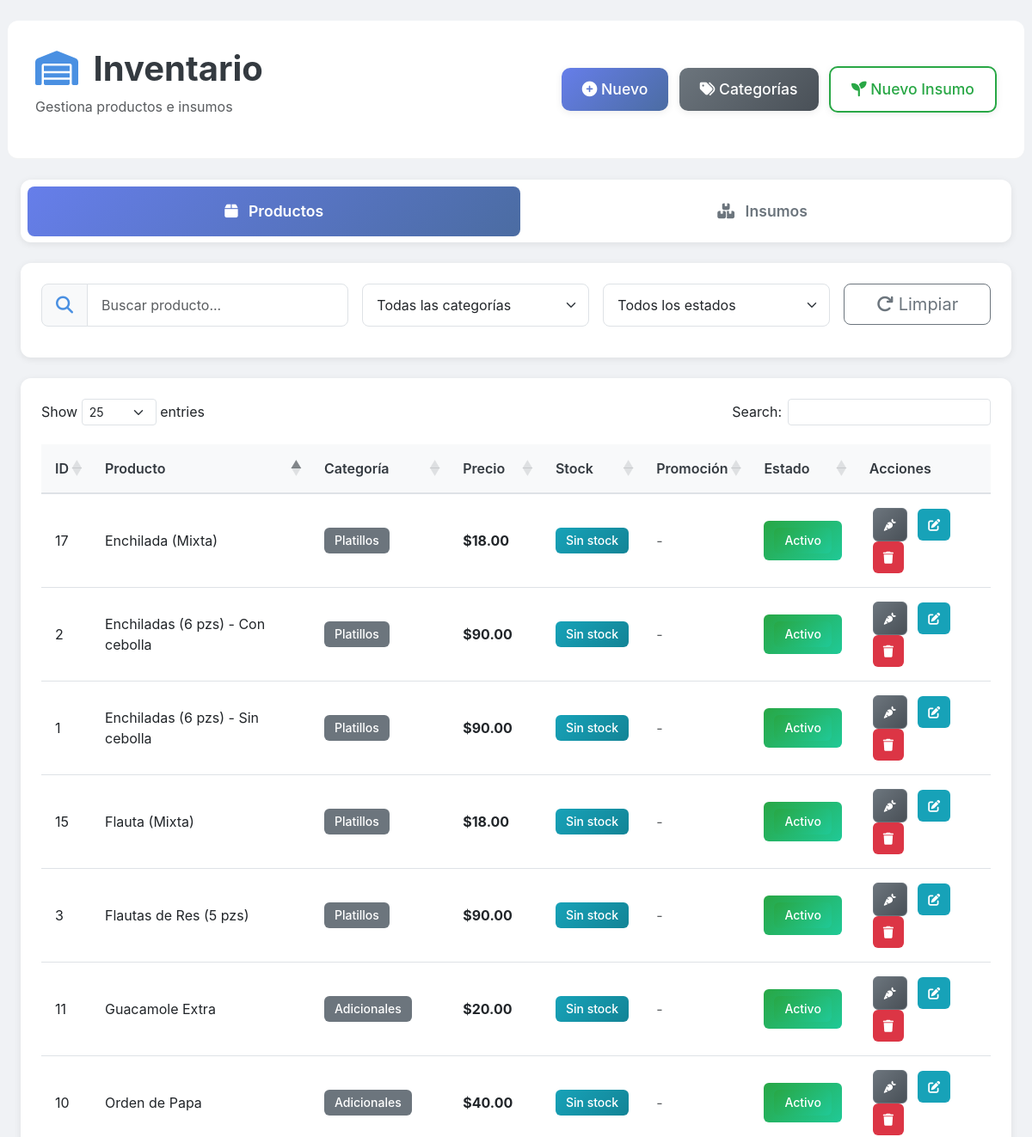
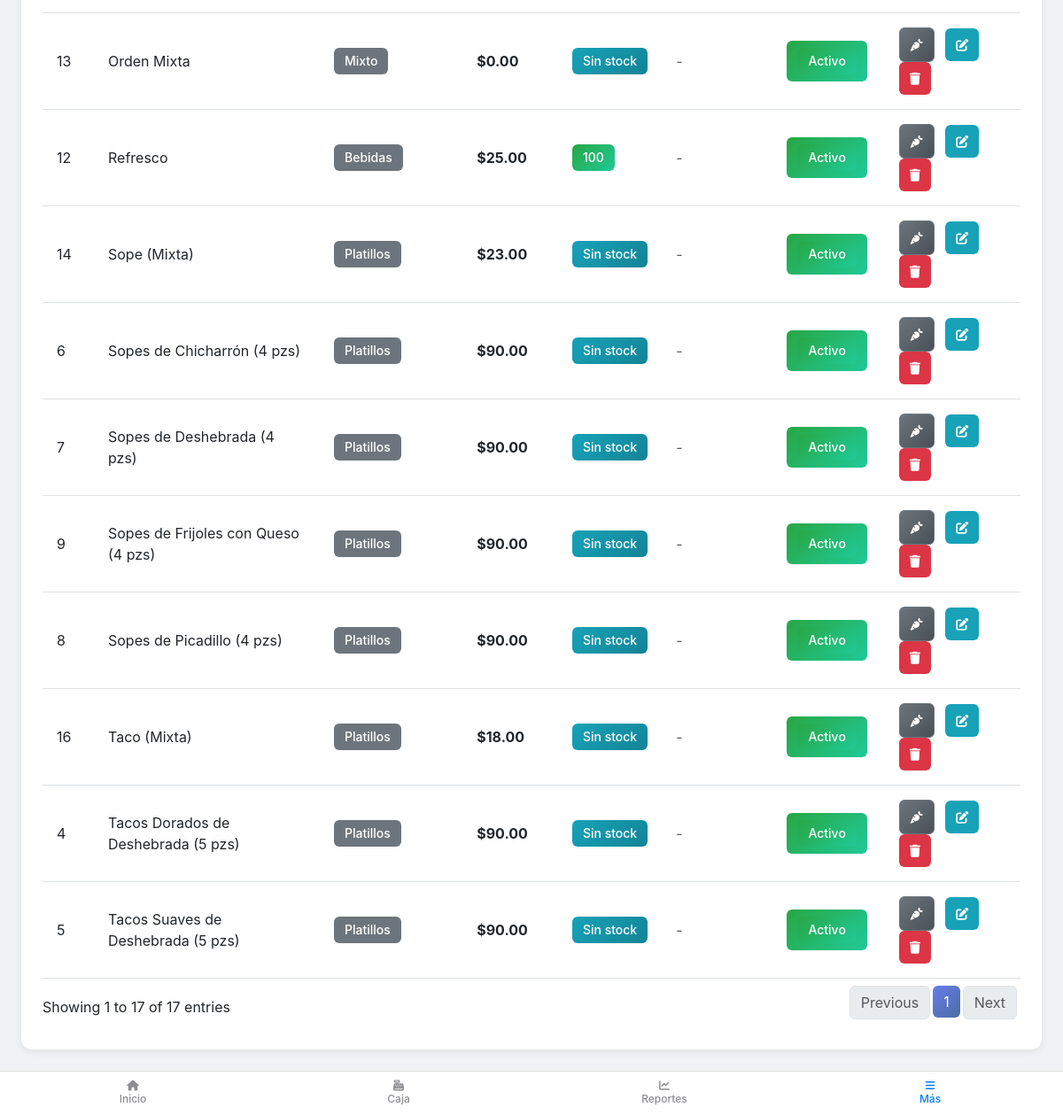
The page /proyectooriginal/AntojitosSantaLucia/pages/productos.php (signed in) on the database its author committed (2 pictures, top to bottom).
### tables this page shows
CREATE TABLE `rv_productos` (
  `ID` int NOT NULL AUTO_INCREMENT,
  `pr_PLU` varchar(20) DEFAULT NULL,
  `pr_nombre` varchar(255) NOT NULL,
  `pr_descripcion` text,
  `pr_imagen` varchar(255) DEFAULT NULL,
  `pr_precioventa` decimal(10,2) NOT NULL,
  `pr_preciocompra` decimal(10,2) NOT NULL COMMENT 'Costo total calculado (Base + Componentes)',
  `pr_stock` int DEFAULT NULL COMMENT 'Stock solo para productos simples (es_platillo=0)',
  `categoria_id` int DEFAULT NULL,
  `sucursal_id` int DEFAULT NULL,
  `pr_promocion_porcentaje` decimal(5,2) DEFAULT '0.00',
  `pr_preciooriginal` decimal(10,2) DEFAULT NULL,
  `pr_utilidad` decimal(10,2) GENERATED ALWAYS AS ((`pr_precioventa` - `pr_preciocompra`)) VIRTUAL,
  `pr_estatus` tinyint(1) NOT NULL DEFAULT '1',
  `es_platillo` tinyint(1) DEFAULT '0',
  `pr_totalventas` int DEFAULT '0',
  `pr_favorito` int DEFAULT '0',
  `pr_stock_minimo` int DEFAULT '10' COMMENT 'Alerta de stock bajo para reportes',
  PRIMARY KEY (`ID`),
  KEY `fk_producto_categoria_idx` (`categoria_id`),
  KEY `fk_producto_sucursal_idx` (`sucursal_id`)
);

CREATE TABLE `rv_categorias` (
  `id` int NOT NULL AUTO_INCREMENT,
  `nombre` varchar(100) NOT NULL,
  `descripcion` text,
  `fecha_creacion` timestamp NULL DEFAULT CURRENT_TIMESTAMP,
  PRIMARY KEY (`id`),
  UNIQUE KEY `nombre` (`nombre`)
);

### proyectooriginal/AntojitosSantaLucia/config/conexion.php (called while the page is built, shortened)
<?php
class Conectar
{
  public function set_names()
  {
    return true;
  }
}

### proyectooriginal/AntojitosSantaLucia/models/Productos.php (called while the page is built, shortened)
<?php
class Productos extends Conectar {
    public function get_productos() {
        try {
            $conectar = parent::Conexion();
            $sql = "SELECT
                    p.ID,
                    p.pr_nombre,
                    p.categoria_id,
                    c.nombre AS pr_categoria,
                    p.pr_preciooriginal,
                    p.pr_precioventa,
                    p.pr_preciocompra,
                    p.pr_utilidad,
                    p.pr_stock,
                    p.pr_estatus,
                    p.pr_favorito,
                    p.pr_promocion_porcentaje,
                    p.pr_totalventas
                FROM rv_productos p
                LEFT JOIN rv_categorias c ON p.categoria_id = c.id
                ORDER BY p.ID DESC";
            $stmt = $conectar->prepare($sql);
            $stmt->execute();
            return $stmt->fetchAll(PDO::FETCH_ASSOC);
        } catch (Exception $e) {
            error_log("Error en get_productos: " . $e->getMessage());
            return false;
        }
    }
}
?>

### proyectooriginal/AntojitosSantaLucia/pages/productos_tab_content.php (the view, shortened to what this page needs)
<div class="filter-section card mb-4">
    <div class="card-body">
        <div class="row g-3">
            <div class="col-md-4">
                <div class="input-group input-group-lg">
                    <span class="input-group-text"><i class="fas fa-search"></i></span>
                    <input type="text" id="buscar-producto" class="form-control" placeholder="Buscar producto...">
                </div>
            </div>
            <div class="col-md-3">
                <select id="filtro-categoria" class="form-select form-select-lg">
                    <option value="">Todas las categorías</option>
                </select>
            </div>
            <div class="col-md-3">
                <select id="filtro-estado" class="form-select form-select-lg">
                    <option value="">Todos los estados</option>
                </select>
            </div>
            <div class="col-md-2">
                <button class="btn btn-outline-secondary btn-lg w-100" id="btn-limpiar-filtros">
                    <i class="fas fa-redo"></i> Limpiar
                </button>
            </div>
        </div>
    </div>
</div>
<div class="card">
    <div class="card-body">
        <div class="table-responsive">
            <table id="tabla-productos" class="table table-hover">
                <thead>
                    <tr>
                        <th width="5%">ID</th>
                        <th width="25%">Producto</th>
                        <th width="15%">Categoría</th>
                        <th width="10%">Precio</th>
                        <th width="10%">Stock</th>
                        <th width="10%">Promoción</th>
                        <th width="10%">Estado</th>
                        <th width="15%">Acciones</th>
                    </tr>
                </thead>
                <tbody>
                    <?php foreach($lista_productos as $producto): ?>
                    <tr>
                        <td data-label="ID"><?= $producto['ID'] ?></td>
                        <td data-label="Producto">
                            <?= $producto['pr_nombre'] ?>
                        </td>
                        <td data-label="Categoría">
                            <span class="badge bg-secondary"><?= $producto['pr_categoria'] ?? 'Sin categoría' ?></span>
                        </td>
                        <td data-label="Precio">
                            <?php if($producto['pr_promocion_porcentaje'] > 0): ?>
                                <span class="text-decoration-line-through text-muted">$<?= number_format($producto['pr_preciooriginal'], 2) ?></span><br>
                                <span class="text-success fw-bold">$<?= number_format($producto['pr_precioventa'], 2) ?></span>
                            <?php else: ?>
                                <span class="fw-bold">$<?= number_format($producto['pr_precioventa'], 2) ?></span>
                            <?php endif; ?>
                        </td>
                        <td data-label="Stock">
                            <?php if($producto['pr_stock'] === null): ?>
                                <span class="badge bg-info">Sin stock</span>
                            <?php elseif($producto['pr_stock'] <= 5): ?>
                                <span class="badge bg-danger"><?= $producto['pr_stock'] ?></span>
                            <?php elseif($producto['pr_stock'] <= 10): ?>
                                <span class="badge bg-warning"><?= $producto['pr_stock'] ?></span>
                            <?php else: ?>
                                <span class="badge bg-success"><?= $producto['pr_stock'] ?></span>
                            <?php endif; ?>
                        </td>
                        <td data-label="Promoción">
                            <?php if($producto['pr_promocion_porcentaje'] > 0): ?>
                                <span class="badge bg-danger"><?= $producto['pr_promocion_porcentaje'] ?>% OFF</span>
                            <?php else: ?>
                                <span class="text-muted">-</span>
                            <?php endif; ?>
                        </td>
                        <td data-label="Estado">
                            <?php if($producto['pr_estatus'] == 1): ?>
                                <span class="badge bg-success">
                                <span class="badge bg-success">Activo</span>
                            <?php else: ?>
                                <span class="badge bg-secondary">Inactivo</span>
                            <?php endif; ?>
                        </td>
                        <td data-label="Acciones">
                            <button class="btn btn-sm btn-secondary btn-ver-ingredientes me-1"
                                    data-id="<?= $producto['ID'] ?>"
                                    data-nombre="<?= htmlspecialchars($producto['pr_nombre'], ENT_QUOTES, 'UTF-8') ?>">
                                <i class="fas fa-carrot"></i>
                            </button>
                            <button class="btn btn-sm btn-info btn-editar"
                                    data-id="<?= $producto['ID'] ?>"
                                    data-nombre="<?= $producto['pr_nombre'] ?>"
                                    data-categoria-id="<?= $producto['categoria_id'] ?>"
                                    data-preciooriginal="<?= $producto['pr_preciooriginal'] ?>"
                                    data-precioventa="<?= $producto['pr_precioventa'] ?>"
                                    data-preciocompra="<?= $producto['pr_preciocompra'] ?>"
                                    data-stock="<?= $producto['pr_stock'] ?>"
                                    data-promocion="<?= $producto['pr_promocion_porcentaje'] ?>"
                                    data-estatus="<?= $producto['pr_estatus'] ?>"
                                    data-favorito="<?= $producto['pr_favorito'] ?>">
                                <i class="fas fa-edit"></i>
                            </button>
                            <button class="btn btn-sm btn-danger btn-eliminar" data-id="<?= $producto['ID'] ?>">
                                <i class="fas fa-trash"></i>
                            </button>
                        </td>
                    </tr>
                    <?php endforeach; ?>
                </tbody>
            </table>
        </div>
    </div>
</div>

### rows shown on the page
rv_productos: ID "17", pr_nombre "Enchilada (Mixta)", rv_categorias.nombre "Platillos", pr_precioventa "18.00", shows "Sin stock", pr_estatus "Activo"
rv_productos: ID "16", pr_nombre "Taco (Mixta)", rv_categorias.nombre "Platillos", pr_precioventa "18.00", shows "Sin stock", pr_estatus "Activo"
rv_productos: ID "15", pr_nombre "Flauta (Mixta)", rv_categorias.nombre "Platillos", pr_precioventa "18.00", shows "Sin stock", pr_estatus "Activo"
rv_productos: ID "14", pr_nombre "Sope (Mixta)", rv_categorias.nombre "Platillos", pr_precioventa "23.00", shows "Sin stock", pr_estatus "Activo"
rv_productos: ID "13", pr_nombre "Orden Mixta", rv_categorias.nombre "Mixto", pr_precioventa "0.00", shows "Sin stock", pr_estatus "Activo"
rv_productos: ID "12", pr_nombre "Refresco", rv_categorias.nombre "Bebidas", pr_precioventa "25.00", pr_stock "100", pr_estatus "Activo"
rv_productos: ID "11", pr_nombre "Guacamole Extra", rv_categorias.nombre "Adicionales", pr_precioventa "20.00", shows "Sin stock", pr_estatus "Activo"
rv_productos: ID "10", pr_nombre "Orden de Papa", rv_categorias.nombre "Adicionales", pr_precioventa "40.00", shows "Sin stock", pr_estatus "Activo"
rv_productos: ID "9", pr_nombre "Sopes de Frijoles con Queso (4 pzs)", rv_categorias.nombre "Platillos", pr_precioventa "90.00", shows "Sin stock", pr_estatus "Activo"
rv_productos: ID "8", pr_nombre "Sopes de Picadillo (4 pzs)", rv_categorias.nombre "Platillos", pr_precioventa "90.00", shows "Sin stock", pr_estatus "Activo"
rv_productos: ID "7", pr_nombre "Sopes de Deshebrada (4 pzs)", rv_categorias.nombre "Platillos", pr_precioventa "90.00", shows "Sin stock", pr_estatus "Activo"
rv_productos: ID "6", pr_nombre "Sopes de Chicharrón (4 pzs)", rv_categorias.nombre "Platillos", pr_precioventa "90.00", shows "Sin stock", pr_estatus "Activo"
rv_productos: ID "5", pr_nombre "Tacos Suaves de Deshebrada (5 pzs)", rv_categorias.nombre "Platillos", pr_precioventa "90.00", shows "Sin stock", pr_estatus "Activo"
rv_productos: ID "4", pr_nombre "Tacos Dorados de Deshebrada (5 pzs)", rv_categorias.nombre "Platillos", pr_precioventa "90.00", shows "Sin stock", pr_estatus "Activo"
rv_productos: ID "3", pr_nombre "Flautas de Res (5 pzs)", rv_categorias.nombre "Platillos", pr_precioventa "90.00", shows "Sin stock", pr_estatus "Activo"
rv_productos: ID "2", pr_nombre "Enchiladas (6 pzs) - Con cebolla", rv_categorias.nombre "Platillos", pr_precioventa "90.00", shows "Sin stock", pr_estatus "Activo"
rv_productos: ID "1", pr_nombre "Enchiladas (6 pzs) - Sin cebolla", rv_categorias.nombre "Platillos", pr_precioventa "90.00", shows "Sin stock", pr_estatus "Activo"
